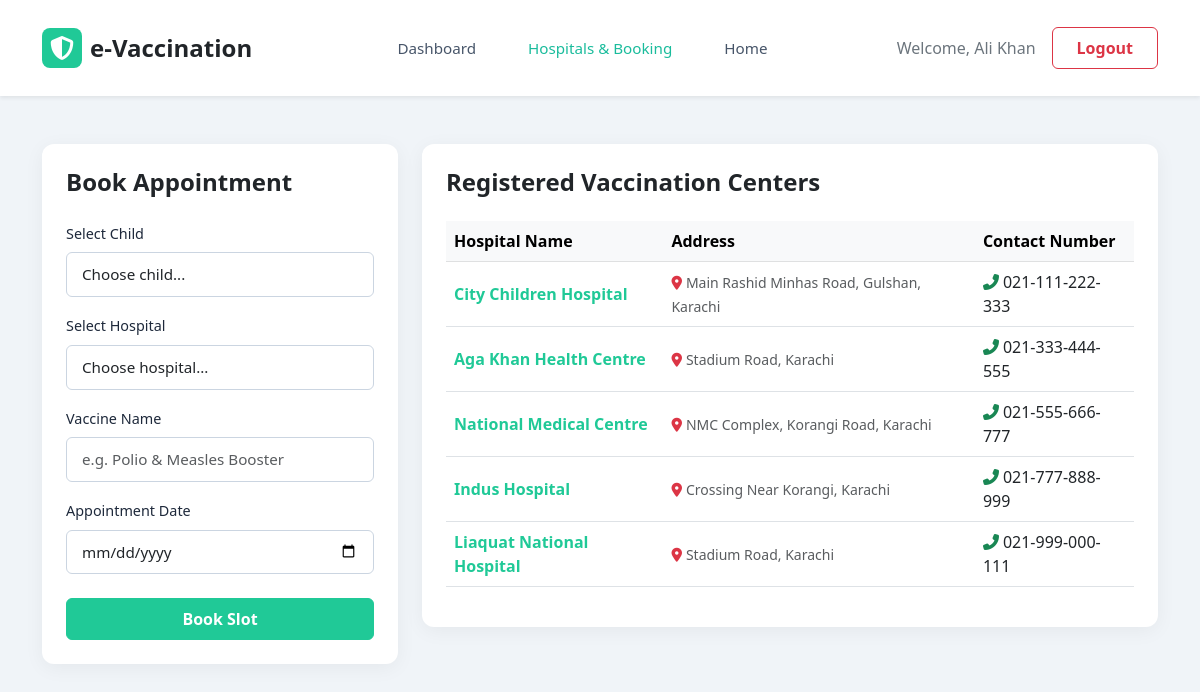
Page /hospitals.php (signed in) on the committed database.
### tables this page shows
CREATE TABLE hospitals (
    id INT AUTO_INCREMENT PRIMARY KEY,
    hospital_name VARCHAR(150) NOT NULL,
    address TEXT NOT NULL,
    contact_number VARCHAR(20)
);

### hospitals.php (the view, shortened to what this page needs)
<?php
include 'conn.php';
$hospitals_query = mysqli_query($conn, "SELECT * FROM hospitals");
?>
<!DOCTYPE html>
<html lang="en">
<head>
    <link href="https://cdn.jsdelivr.net/npm/bootstrap@5.3.0/dist/css/bootstrap.min.css" rel="stylesheet">
    <link rel="stylesheet" href="https://cdnjs.cloudflare.com/ajax/libs/font-awesome/6.4.0/css/all.min.css">
    <link rel="stylesheet" href="style.css">
</head>
<body class="dashboard-body">
    <nav class="navbar navbar-expand-lg navbar-light sticky-top shadow-sm bg-white">
        <div class="container py-2">
            <a class="navbar-brand d-flex align-items-center fw-bold fs-4 text-dark" href="parent_dashboard.php">
                <div class="icon-wrapper bg-primary text-white rounded-3 d-flex align-items-center justify-content-center me-2" style="width: 40px; height: 40px;">
                    <i class="fas fa-shield-alt"></i>
                </div>
                e-Vaccination
            </a>
            <div class="collapse navbar-collapse" id="navbarNav">
                <ul class="navbar-nav mx-auto align-items-center">
                    <li class="nav-item"><a class="nav-link px-3" href="parent_dashboard.php">Dashboard</a></li>
                    <li class="nav-item"><a class="nav-link px-3 active" href="hospitals.php">Hospitals & Booking</a></li>
                    <li class="nav-item"><a class="nav-link px-3" href="index.php">Home</a></li>
                </ul>
                <div class="d-flex align-items-center gap-3 mt-3 mt-lg-0">
                    <span class="text-secondary fw-medium">Welcome, <?php echo htmlspecialchars($_SESSION['user_name']); ?></span>
                    <a href="logout.php" class="btn btn-outline-danger px-4 py-2 rounded-2 fw-semibold">Logout</a>
                </div>
            </div>
        </div>
    </nav>
    <div class="container my-5">
        <div class="row">
            <div class="col-lg-4 mb-4">
                <div class="card shadow-sm border-0 rounded-4 p-4">
                    <h4 class="fw-bold mb-4 text-dark">Book Appointment</h4>
                    <form action="" method="POST">
                        <div class="mb-3">
                            <label class="form-label">Select Child</label>
                            <select name="child_id" class="form-control" required>
                                <option value="">Choose child...</option>
                            </select>
                        </div>
                        <div class="mb-3">
                            <label class="form-label">Select Hospital</label>
                            <select name="hospital_id" class="form-control" required>
                                <option value="">Choose hospital...</option>
                            </select>
                        </div>
                        <div class="mb-3">
                            <label class="form-label">Vaccine Name</label>
                            <input type="text" name="vaccine_name" class="form-control" required placeholder="e.g. Polio & Measles Booster">
                        </div>
                        <div class="mb-3">
                            <label class="form-label">Appointment Date</label>
                            <input type="date" name="appointment_date" class="form-control" required>
                        </div>
                        <button type="submit" name="book_appointment" class="btn btn-primary w-100 py-2 fw-bold mt-2">Book Slot</button>
                    </form>
                </div>
            </div>
            <div class="col-lg-8">
                <div class="card shadow-sm border-0 rounded-4 p-4">
                    <h4 class="fw-bold mb-4 text-dark">Registered Vaccination Centers</h4>
                    <div class="table-responsive">
                        <table class="table table-hover align-middle">
                            <thead class="table-light">
                                <tr>
                                    <th>Hospital Name</th>
                                    <th>Address</th>
                                    <th>Contact Number</th>
                                </tr>
                            </thead>
                            <tbody>
                                <?php if (mysqli_num_rows($hospitals_query) > 0): ?>
                                    <?php while ($row = mysqli_fetch_assoc($hospitals_query)): ?>
                                        <tr>
                                            <td class="fw-semibold text-primary"><?php echo htmlspecialchars($row['hospital_name']); ?></td>
                                            <td><small class="text-muted"><i class="fas fa-map-marker-alt me-1 text-danger"></i><?php echo htmlspecialchars($row['address']); ?></small></td>
                                            <td><i class="fas fa-phone-alt me-1 text-success"></i><?php echo htmlspecialchars($row['contact_number']); ?></td>
                                        </tr>
                                    <?php endwhile; ?>
                                <?php else: ?>
                                    <tr>
                                        <td colspan="3" class="text-center text-muted py-4">No hospitals found in database.</td>
                                    </tr>
                                <?php endif; ?>
                            </tbody>
                        </table>
                    </div>
                </div>
            </div>
        </div>
    </div>
</body>
</html>

### style.css (style rules this page uses)
:root { --primary-color: #1abc9c; --dark-text: #1e293b; --light-bg: #f0f4f8; }
body { font-family: 'Segoe UI', Tahoma, Geneva, Verdana, sans-serif; background-color: var(--light-bg); color: var(--dark-text); overflow-x: hidden; }
.navbar { background-color: #ffffff !important; padding: 15px 0; box-shadow: 0 1px 3px rgba(0,0,0,0.05); }
.navbar-brand { font-weight: 600; font-size: 1.25rem; color: var(--dark-text); }
.navbar-nav .nav-link { color: #475569; font-weight: 500; font-size: 0.95rem; margin: 0 10px; }
.navbar-nav .nav-link:hover, .navbar-nav .nav-link.active { color: var(--primary-color); }
.card { border: none; box-shadow: 0 4px 20px rgba(0, 0, 0, 0.05) !important; border-radius: 12px !important; background-color: #ffffff; }
.form-control { padding: 10px 15px; font-size: 0.95rem; border: 1px solid #cbd5e1; border-radius: 6px; }
.form-label { font-weight: 500; color: #1e293b; font-size: 0.9rem; }
.btn-primary { background-color: #1abc9c !important; border-color: #1abc9c !important; font-size: 1rem; border-radius: 6px; transition: background-color 0.2s ease; }
a { color: #1abc9c; text-decoration: none; }
:root { --primary-teal: #20c997; --primary-teal-dark: #138496; --teal-light: #e6fcf5; }
.btn-primary, .bg-primary { background-color: #20c997 !important; border-color: #20c997 !important; }
.text-primary { color: #20c997 !important; }

### rows in the picture
hospitals: hospital_name "City Children Hospital", address "Main Rashid Minhas Road, Gulshan, Karachi", contact_number "021-111-222-333"
hospitals: hospital_name "Aga Khan Health Centre", address "Stadium Road, Karachi", contact_number "021-333-444-555"
hospitals: hospital_name "National Medical Centre", address "NMC Complex, Korangi Road, Karachi", contact_number "021-555-666-777"
hospitals: hospital_name "Indus Hospital", address "Crossing Near Korangi, Karachi", contact_number "021-777-888-999"
hospitals: hospital_name "Liaquat National Hospital", address "Stadium Road, Karachi", contact_number "021-999-000-111"

### other values in the picture
$_SESSION['user_name'] "Ali Khan"
